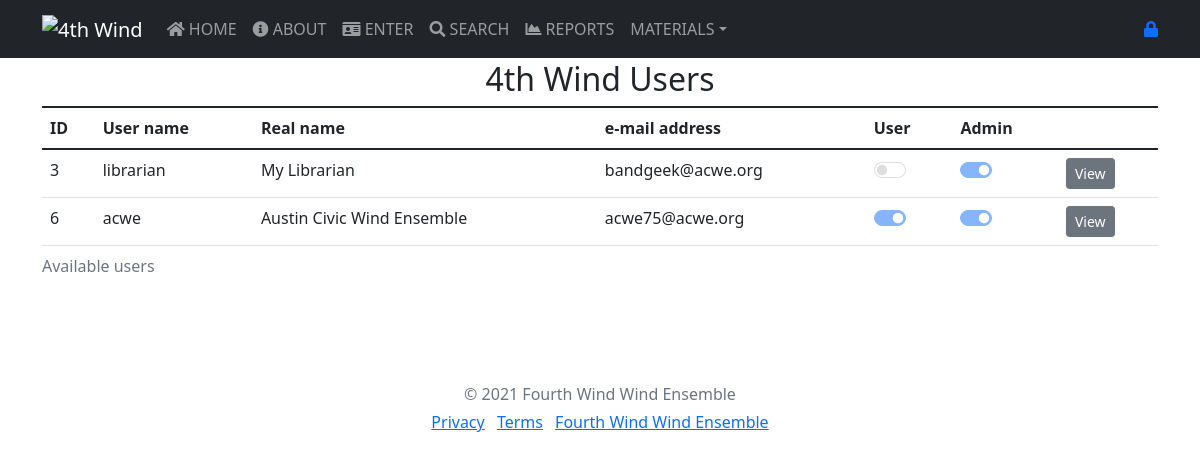
The app's page /users.php, older data.
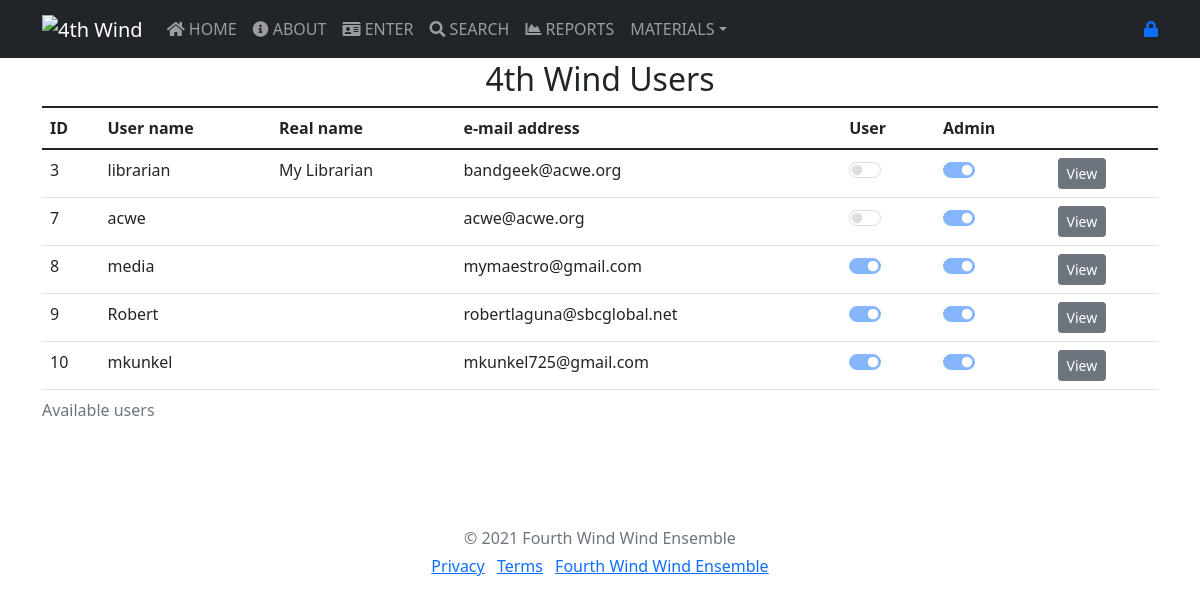
The same page, newer data.
### tables this page shows
CREATE TABLE `users` (
  `id_users` int(10) UNSIGNED NOT NULL COMMENT 'Unique ID for the user',
  `username` varchar(128) NOT NULL COMMENT 'The user name',
  `password` varchar(128) NOT NULL COMMENT 'User password',
  `name` varchar(255) DEFAULT NULL COMMENT 'Real name',
  `address` varchar(255) DEFAULT NULL COMMENT 'Users e-mail address',
  `roles` varchar(255) DEFAULT NULL COMMENT 'Text field containing roles'
);

### users.php (the view, shortened to what this page needs)
<?php
  require_once("includes/header.php");
  $u_admin = FALSE;
  require_once("includes/navbar.php");
?>
<main role="main">
   <div class="container">
        <h2 align="center"><?php echo ORGNAME . ' ' . PAGE_NAME ?></h2>
        <div id="user_table">
        <?php
        echo '            <div class="panel panel-default">
               <div class="table-repsonsive">';
        echo '
          <table class="table table-hover">
                    <caption class="title">Available users</caption>
                    <thead>
                    <tr>
                        <th>ID</th>
                        <th>User name</th>
                        <th>Real name</th>
                        <th>e-mail address</th>
                        <th>User</th>
                        <th>Admin</th>
                    </tr>
                    </thead>
                    <tbody>';
        $f_link = f_sqlConnect(DB_HOST, DB_USER, DB_PASS, DB_NAME);
        $sql = "SELECT * FROM users ORDER BY id_users;";
        $res = mysqli_query($f_link, $sql) or die('Error: ' . mysqli_error($f_link));
        while ($rowList = mysqli_fetch_array($res)) {
            $id_user = $rowList['id_users'];
            $username = $rowList['username'];
            $name = $rowList['name'];
            $address = $rowList['address'];
            $roles = $rowList['roles'];
            $isAdmin = (strpos(htmlspecialchars($roles), 'administrator') !== FALSE ? TRUE : FALSE);
            $isUser = (strpos(htmlspecialchars($roles), 'user') !== FALSE ? TRUE : FALSE);
            echo '<tr>
                        <td>'.$id_user.'<input type="hidden" name="id_user[]" value="'. $id_user .'"></td>
                        <td>'.$username.'</td>
                        <td>'.$name.'</td>
                        <td>'.$address.'</td>
                        <td><div class="form-check form-switch">
                        <input class="form-check-input" name="u_user[]" type="checkbox" role="switch" id="isUser" '. (($u_admin) ? "" : "disabled ") . (($isUser) ? "checked" : "") .'>
                        </div></td>
                        <td><div class="form-check form-switch">
                        <input class="form-check-input" name="u_admin[]" type="checkbox" role="switch" id="isAdmin" '. (($u_admin) ? "" : "disabled ") . (($isAdmin) ? "checked" : "") .'>
                        </div></td>';
            echo '
                        <td><input type="button" name="view" value="View" id="'.$id_user.'" class="btn btn-secondary btn-sm view_data" /></td>
                    </tr>
                    ';
        }
        echo '
                    </tbody>
                    </table>';
        echo '
                </div>
            </div>
           ';
        ?>
    </div>
</main>
<?php require_once("includes/footer.php");?>
</body>
</html>

Row changes from the older to the newer data that the page shows:
removed users: id_users "6", username "acwe", name "Austin Civic Wind Ensemble", address "acwe75@acwe.org", roles "☑"
added users: id_users "7", username "acwe", address "acwe@acwe.org", roles "☑"
added users: id_users "8", username "media", address "mymaestro@gmail.com", roles "☑"
added users: id_users "9", username "Robert", address "robertlaguna@sbcglobal.net", roles "☑"
added users: id_users "10", username "mkunkel", address "mkunkel725@gmail.com", roles "☑"
